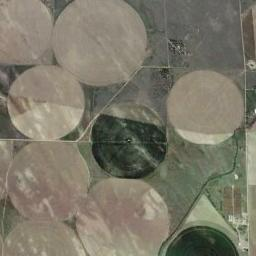
#> input picture Aerial_Landscapes/Agriculture/007.jpg, 256 x 256 px; its folder holds 3 pictures in this run
$ python run_experiment_main.py
#> lines starting #> are read from the running program, lines starting #| are printed output that depends on the picture
### ML_method/src/sift_processor.py
"""
SIFT Feature Extraction: Supports optional image augmentation.
"""

import cv2
import numpy as np

def extract_sift_descriptors(image_paths, augmentation_fn=None):
    """
    Extract SIFT descriptors from each image. Supports optional image augmentation.

    Args:
        image_paths: List of image file paths.
        augmentation_fn: Optional augmentation function to apply before extraction (image -> image).

    Returns:
        descriptors_list: A list of arrays where each element contains the local descriptors of an image.
    """
    sift = cv2.SIFT_create()
    descriptors_list = []

    for path in image_paths:
        img = cv2.imread(path)
        if img is None:
            descriptors_list.append(np.array([]))
            continue

        # Apply augmentation if provided
        if augmentation_fn is not None:
            img = augmentation_fn(img)

        # Convert to RGB and extract SIFT from each channel separately
        img_rgb = cv2.cvtColor(img, cv2.COLOR_BGR2RGB)
        b, g, r = cv2.split(img_rgb)

        channel_descriptors = []
        for channel in [r, g, b]:
            kpts, desc = sift.detectAndCompute(channel, None)
            if desc is not None:
                channel_descriptors.append(desc)

        if channel_descriptors:
            all_desc = np.vstack(channel_descriptors)
            descriptors_list.append(all_desc)
        else:
            descriptors_list.append(np.array([]))

    return descriptors_list

### ML_method/src/data_manager.py
"""
Dataset loading and splitting module.
"""

import os
import numpy as np
from glob import glob
from sklearn.utils import shuffle

def load_and_split_dataset(root_folder, test_ratio=0.2, sample_ratio=1.0, random_seed=42):
    """
    Load images from the dataset and split into training and testing sets.

    Args:
        root_folder: Root directory of the dataset (each subfolder is a class).
        test_ratio: Proportion of data to be used for testing.
        sample_ratio: Proportion of samples to use per class (for subsampling).
        random_seed: Random seed for reproducibility.

    Returns:
        (train_paths, train_labels, test_paths, test_labels, class_names)
    """
    np.random.seed(random_seed)
    class_names = sorted(os.listdir(root_folder))

    train_paths, train_labels = [], []
    test_paths, test_labels = [], []

    for label_id, cname in enumerate(class_names):
        class_dir = os.path.join(root_folder, cname)
        if not os.path.isdir(class_dir):
            continue

        images = glob(os.path.join(class_dir, "*.jpg")) + \
                 glob(os.path.join(class_dir, "*.png")) + \
                 glob(os.path.join(class_dir, "*.jpeg"))

        images = shuffle(images, random_state=random_seed)

        # Sample a portion of the images based on sample_ratio
        sample_count = int(len(images) * sample_ratio)
        samples = images[:sample_count]

        # Split into training and testing sets
        split_index = int(sample_count * (1 - test_ratio))
        train_samples = samples[:split_index]
        test_samples  = samples[split_index:]

        train_paths.extend(train_samples)
        train_labels.extend([label_id] * len(train_samples))

        test_paths.extend(test_samples)
        test_labels.extend([label_id] * len(test_samples))

    return train_paths, train_labels, test_paths, test_labels, class_names

### ML_method/src/bow_encoder.py
"""
Build visual dictionary (BoW) and convert descriptors into BoW vectors.
"""

import numpy as np
from sklearn.cluster import KMeans

def build_visual_dictionary(descriptor_list, cluster_count=300, max_sample=15000, seed=42):
    """
    Build a visual dictionary using KMeans clustering.

    Args:
        descriptor_list: List of descriptors from each image.
        cluster_count: Number of visual words (dictionary size).
        max_sample: Maximum number of descriptors to use in KMeans.
        seed: Random seed.

    Returns:
        Trained KMeans model.
    """
    # Collect all non-empty descriptors
    total_desc = [desc for desc in descriptor_list if len(desc) > 0]
    if len(total_desc) == 0:
        return None

    stacked = np.vstack(total_desc)  # Stack all descriptors

    if len(stacked) > max_sample:
        indices = np.random.choice(len(stacked), size=max_sample, replace=False)
        stacked = stacked[indices]

    kmeans = KMeans(n_clusters=cluster_count, random_state=seed)
    kmeans.fit(stacked)
    return kmeans

def transform_to_bow(descriptor_list, kmeans_model):
    """
    Convert a list of descriptors into a matrix of BoW vectors.
    Each image's descriptors are mapped to a histogram over visual words.

    Args:
        descriptor_list: List of local descriptors for each image.
        kmeans_model: Trained KMeans model representing the visual vocabulary.

    Returns:
        A NumPy array of shape (n_images, cluster_count) with BoW feature vectors.
    """
    cluster_count = kmeans_model.n_clusters
    bow_vectors = []

    for desc in descriptor_list:
        hist = np.zeros(cluster_count, dtype=np.float32)

        if desc is not None and len(desc) > 0:
            # Ensure desc is 2D
            if desc.ndim == 1:
                desc = desc.reshape(1, -1)

            predictions = kmeans_model.predict(desc)
            for idx in predictions:
                hist[idx] += 1

            # Optionally normalize the histogram
            if hist.sum() > 0:
                hist /= hist.sum()

        bow_vectors.append(hist)

    return np.array(bow_vectors)

### ML_method/run_experiment_main.py
import numpy as np
import pandas as pd
import time
import sys

# 确保能够import到src/中的模块
sys.path.append('.')
sys.path.append('./src')
sys.path.append('..')

import xgboost as xgb
from sklearn.svm import SVC
from sklearn.ensemble import RandomForestClassifier
from sklearn.neighbors import KNeighborsClassifier
from sklearn.preprocessing import StandardScaler
from sklearn.metrics import accuracy_score

# 自定义模块
from src.data_manager import load_and_split_dataset
from src.sift_processor import extract_sift_descriptors
from src.lbp_processor import extract_lbp_descriptors
from src.bow_encoder import build_visual_dictionary, transform_to_bow
from src.feature_fusion import extract_rgb_histogram, augment_image
from src.evaluator import print_classification_metrics

def run_full_experiment(
    data_dir="../Aerial_Landscapes",
    test_ratio=0.2,
    sample_ratio=0.5,
    seed=42,
    n_clusters=100,
    max_samples=5000,
    lbp_radius=1,
    lbp_points=None
):
    """
    一键运行SIFT和LBP两种特征 + 4分类器(SVM, RF, XGBoost, KNN)的所有流程，
    并输出性能对比表。

    参数：
      data_dir: 数据目录
      test_ratio: 测试集比例
      sample_ratio: 每类抽取图片比例
      seed: 随机种子
      n_clusters: KMeans聚类中心数
      max_samples: KMeans聚类时最大描述符数
      lbp_radius: LBP半径
      lbp_points: LBP采样点个数(默认为8*radius)
    返回：
      df_all: 包含 8 行 (2特征 x 4分类器) 的 DataFrame，记录准确率、训练/测试时间等
    """
    if lbp_points is None:
        lbp_points = 8 * lbp_radius

    # ---------- 1. 加载&划分数据 ----------
    train_paths, train_labels, test_paths, test_labels, class_names = load_and_split_dataset(
        root_folder=data_dir,
        test_ratio=test_ratio,
        sample_ratio=sample_ratio,
        random_seed=seed
    )
    print(f"[DATA] 训练图像数: {len(train_paths)}, 测试图像数: {len(test_paths)}")
    print("类别名称:", class_names)

    # ---------- 2. 模型训练+评估函数 ----------
    def train_and_evaluate_models(X_train, X_test, y_train, y_test, feature_name):
        model_list = [
            ("SVM_RBF", SVC(kernel='rbf', C=10, gamma='scale', random_state=seed)),
            ("RandomForest", RandomForestClassifier(n_estimators=150, random_state=seed)),
            ("XGBoost", xgb.XGBClassifier(n_estimators=150, max_depth=6, learning_rate=0.1,
                                          eval_metric='mlogloss', random_state=seed)),
            ("KNN", KNeighborsClassifier(n_neighbors=5))
        ]
        results = []
        for model_name, clf in model_list:
            print(f"\n=== [{feature_name} - {model_name}] ===")
            start_train = time.time()
            clf.fit(X_train, y_train)
            train_time = time.time() - start_train

            start_test = time.time()
            y_pred = clf.predict(X_test)
            test_time = time.time() - start_test

            # 打印分类报告 & 混淆矩阵
            print_classification_metrics(y_test, y_pred, class_names)
            acc = accuracy_score(y_test, y_pred)

            results.append({
                "Feature": feature_name,
                "Model": model_name,
                "Accuracy": f"{acc*100:.2f}%",
                "Train Time (s)": f"{train_time:.3f}",
                "Test Time (s)": f"{test_time:.3f}"
            })
        return results

    all_results = []

    # ---------- 3. SIFT 流程 ----------
    print("\n========== [SIFT 流程] ==========")
    sift_train_desc = extract_sift_descriptors(train_paths, augmentation_fn=augment_image)
    sift_test_desc  = extract_sift_descriptors(test_paths, augmentation_fn=None)
#> in extract_sift_descriptors, img is the input picture: shape (256, 256, 3); mean B, G, R 104.6, 120, 123.7
#> in extract_sift_descriptors (call 2), `b, g, r = cv2.split(img_rgb)`:
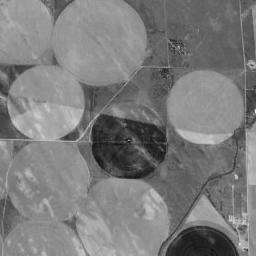
#> b: shape (256, 256); min 17, max 235, mean 123.7
#> in extract_sift_descriptors (call 2), `b, g, r = cv2.split(img_rgb)`:
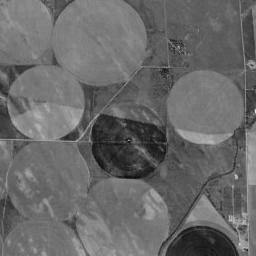
#> r: shape (256, 256); min 10, max 229, mean 104.6
#> the loop in extract_sift_descriptors (call 2), `for channel in [r, g, b]:` made 3 passes
#> after the loop in extract_sift_descriptors (call 2), `for channel in [r, g, b]:`: channel_descriptors = 3 items
#> sift_test_desc = 1 item

    kmeans_sift = build_visual_dictionary(sift_train_desc, n_clusters, max_samples, seed)
    bow_sift_train = transform_to_bow(sift_train_desc, kmeans_sift)
    bow_sift_test  = transform_to_bow(sift_test_desc, kmeans_sift)

    hist_sift_train = np.array([extract_rgb_histogram(p) for p in train_paths])
    hist_sift_test  = np.array([extract_rgb_histogram(p) for p in test_paths])

    X_sift_train = np.hstack((bow_sift_train, hist_sift_train))
    X_sift_test  = np.hstack((bow_sift_test,  hist_sift_test))

    scaler_sift = StandardScaler()
    X_sift_train_scaled = scaler_sift.fit_transform(X_sift_train)
    X_sift_test_scaled  = scaler_sift.transform(X_sift_test)

    results_sift = train_and_evaluate_models(
        X_train=X_sift_train_scaled,
        X_test=X_sift_test_scaled,
        y_train=train_labels,
        y_test=test_labels,
        feature_name="SIFT"
    )
    all_results.extend(results_sift)

    # ---------- 4. LBP 流程 ----------
    print("\n========== [LBP 流程] ==========")
    from src.lbp_processor import extract_lbp_descriptors
    lbp_train_desc = extract_lbp_descriptors(
        train_paths, radius=lbp_radius, n_points=lbp_points, method='uniform',
        augmentation_fn=augment_image
    )
    lbp_test_desc = extract_lbp_descriptors(
        test_paths, radius=lbp_radius, n_points=lbp_points, method='uniform',
        augmentation_fn=None
    )

    kmeans_lbp = build_visual_dictionary(lbp_train_desc, n_clusters, max_samples, seed)
    bow_lbp_train = transform_to_bow(lbp_train_desc, kmeans_lbp)
    bow_lbp_test  = transform_to_bow(lbp_test_desc, kmeans_lbp)

    hist_lbp_train = np.array([extract_rgb_histogram(p) for p in train_paths])
    hist_lbp_test  = np.array([extract_rgb_histogram(p) for p in test_paths])

    X_lbp_train = np.hstack((bow_lbp_train, hist_lbp_train))
    X_lbp_test  = np.hstack((bow_lbp_test,  hist_lbp_test))

    scaler_lbp = StandardScaler()
    X_lbp_train_scaled = scaler_lbp.fit_transform(X_lbp_train)
    X_lbp_test_scaled  = scaler_lbp.transform(X_lbp_test)

    results_lbp = train_and_evaluate_models(
        X_train=X_lbp_train_scaled,
        X_test=X_lbp_test_scaled,
        y_train=train_labels,
        y_test=test_labels,
        feature_name="LBP"
    )
    all_results.extend(results_lbp)

    # ---------- 5. 打印&保存结果 ----------
    df_all = pd.DataFrame(all_results)
    print("\n===== 全部结果汇总 =====")
    print(df_all.to_markdown(index=False))

    # 可以保存输出CSV
    df_all.to_csv("sift_lbp_comparison.csv", index=False)

    return df_all

def main():
    """
    main函数：执行 run_full_experiment 并打印结果
    """
    df = run_full_experiment(
        data_dir="../Aerial_Landscapes",      # 数据路径
        test_ratio=0.2,
        sample_ratio=0.5,
        seed=42,
        n_clusters=100,
        max_samples=5000,
        lbp_radius=1,
        lbp_points=None
    )
    print("\n[INFO] 实验已完成, 最终结果如下:")
    print(df)

if __name__ == "__main__":
#> (the run stopped early here; a loop or call above may not have finished)
